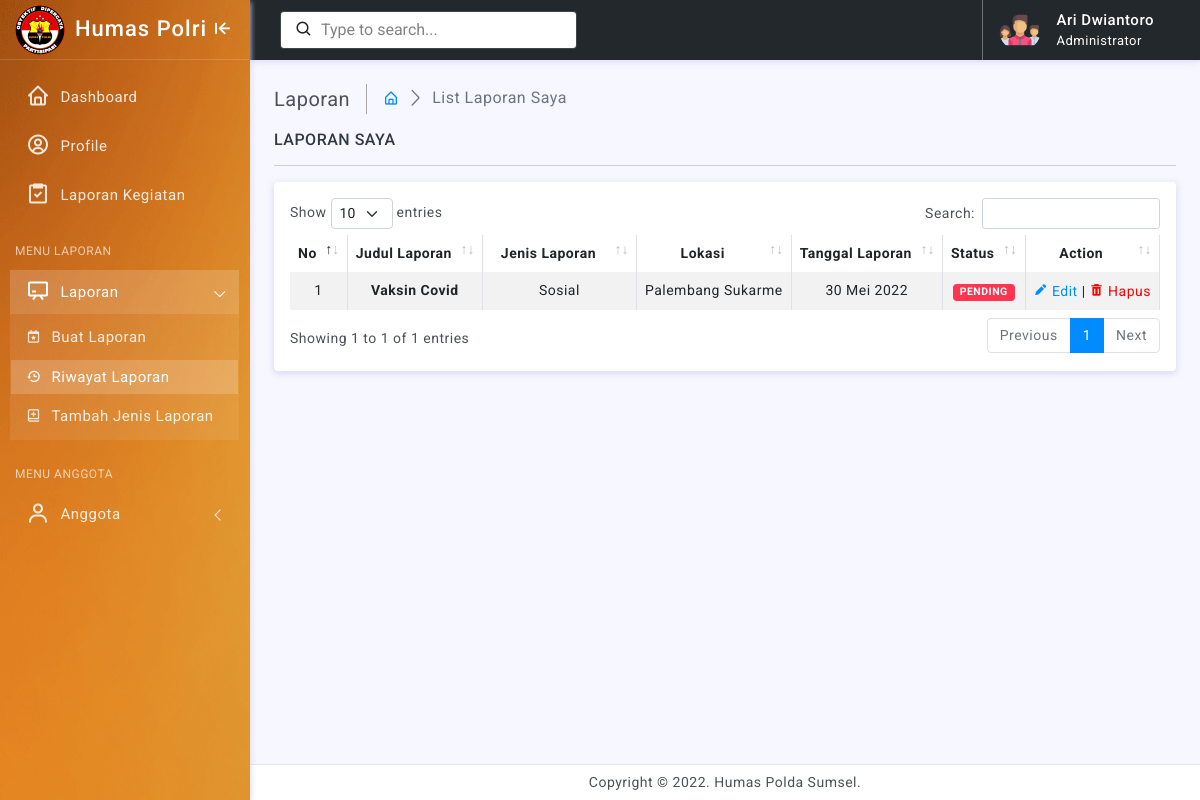
The page /admin/index.php?page=riwayat_laporan (signed in) on the database its author committed.
### tables this page shows
CREATE TABLE `laporan_kegiatan` (
  `id_laporan` int(5) NOT NULL,
  `judul_laporan` varchar(255) DEFAULT NULL,
  `id_jenis_laporan` int(5) DEFAULT NULL,
  `lokasi` varchar(255) DEFAULT NULL,
  `tgl` date DEFAULT NULL,
  `isi` text DEFAULT NULL,
  `created_by` text DEFAULT NULL,
  `created_at` date DEFAULT NULL,
  `status` varchar(20) DEFAULT NULL
);

CREATE TABLE `jenis_laporan` (
  `id_jenis_laporan` int(5) NOT NULL,
  `judul` varchar(100) NOT NULL,
  `created_by` varchar(100) NOT NULL,
  `created_at` text DEFAULT NULL
);

### admin/laporan/riwayat_laporan.php (the view)
<div class="page-breadcrumb d-none d-sm-flex align-items-center mb-3">
    <div class="breadcrumb-title pe-3">Laporan</div>
    <div class="ps-3">
        <nav aria-label="breadcrumb">
            <ol class="breadcrumb mb-0 p-0">
                <li class="breadcrumb-item"><a href="index.php?page=dashboard"><i class="bx bx-home-alt"></i></a>
                </li>
                <li class="breadcrumb-item active" aria-current="page">List Laporan Saya</li>
            </ol>
        </nav>
    </div>
</div>
<h6 class="mb-0 text-uppercase">Laporan Saya</h6>
<hr />
<div class="card">
    <div class="card-body">
        <div class="table-responsive">
            <table id="example" class="table table-striped table-bordered" style="width:100%">
                <thead>
                    <tr>
                        <th width="5%">
                            <center>No</center>
                        </th>
                        <th>
                            <center>Judul Laporan</center>
                        </th>
                        <th width="20%">
                            <center>Jenis Laporan</center>
                        </th>
                        <th width="10%">
                            <center>Lokasi</center>
                        </th>
                        <th>
                            <center>Tanggal Laporan<center>
                        </th>
                        <th>
                            <center>Status<center>
                        </th>
                        <th>
                            <center>Action<center>
                        </th>
                    </tr>
                </thead>
                <tbody>
                    <?php
                    function tgl_indo($tanggal){
                        $bulan = array (
                            1 =>   'Januari',
                            'Februari',
                            'Maret',
                            'April',
                            'Mei',
                            'Juni',
                            'Juli',
                            'Agustus',
                            'September',
                            'Oktober',
                            'November',
                            'Desember'
                        );
                        $pecahkan = explode('-', $tanggal);
                        return $pecahkan[2] . ' ' . $bulan[ (int)$pecahkan[1] ] . ' ' . $pecahkan[0];
                    }
                    include "../conn/conn.php";
                    $no = 1;
                    $id_staff = $_SESSION['id_staff'];
                    $query = mysqli_query($conn, "SELECT * FROM laporan_kegiatan as a JOIN jenis_laporan as b ON b.id_jenis_laporan = a.id_jenis_laporan WHERE a.created_by = '$id_staff'");
                    while ($data = mysqli_fetch_array($query)) { ?>
                        <tr>
                            <td>
                                <center><?= $no++ ?></center>
                            </td>
                            <td><center><b><?= ucwords($data['judul_laporan']) ?></b></center></td>
                            <td><center><?= ucfirst($data['judul']) ?></center></td>
                            <td>
                                <?= ucwords($data['lokasi']) ?>
                            </td>
                            <td>
                                <center><?= tgl_indo(date('Y-m-d', strtotime($data['tgl']))) ?></center>
                            </td>
                            <td>
                                <center><span class="badge <?= $data['status']=="DITERIMA" ? ' bg-success' : ' bg-danger'?>"><?= $data['status'] ?></span></center>
                            </td>
                            <td>
                            <?php
                            if ($data['status']=="DITERIMA") {
                             echo '----';
                            }else { ?>
                              <a href="index.php?page=edit_laporan&id=<?= $data['id_laporan'] ?>"><i class="bx bxs-pencil"></i> Edit</a> | <a href="index.php?page=delete_laporan&id=<?= $data['id_laporan'] ?>" style="color:red" onClick="return confirm('Delete This Laporan ?')"><i class="bx bxs-trash"></i> Hapus</a>
                            <?php }
                            ?>
                            </td>
                        </tr>
                    <?php
                    };
                    ?>
                </tbody>
            </table>
        </div>
    </div>
</div>

### assets/css/app.css (style rules this page uses)
body { font-size: 14px; color: #4c5258; letter-spacing: .5px; background: #f7f7ff; overflow-x: hidden; font-family: Roboto, sans-serif }
a { text-decoration: none }
.breadcrumb-title { font-size: 20px; border-right: 1.5px solid #aaa4a4 }
.page-breadcrumb .breadcrumb li.breadcrumb-item { font-size: 16px }
.page-breadcrumb .breadcrumb-item+.breadcrumb-item::before { display: inline-block; padding-right: .5rem; color: #6c757d; font-family: LineIcons; content: "\ea5c" }

### assets/css/header-colors.css (style rules this page uses)
html.color-header::placeholder { color: #08090a!important; opacity: .5!important }

### rows shown on the page
laporan_kegiatan: judul_laporan "Vaksin Covid", id_jenis_laporan.judul "Sosial", lokasi "Palembang Sukarme", tgl "30 Mei 2022", status "PENDING"

### other values the page prints
$_SESSION['nama'] "Ari Dwiantoro"
